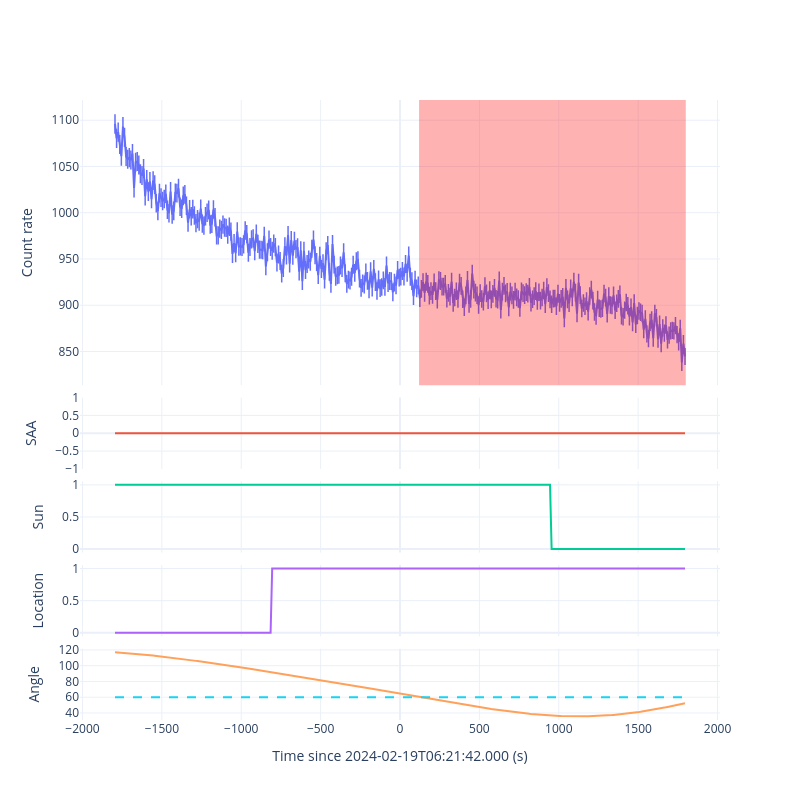
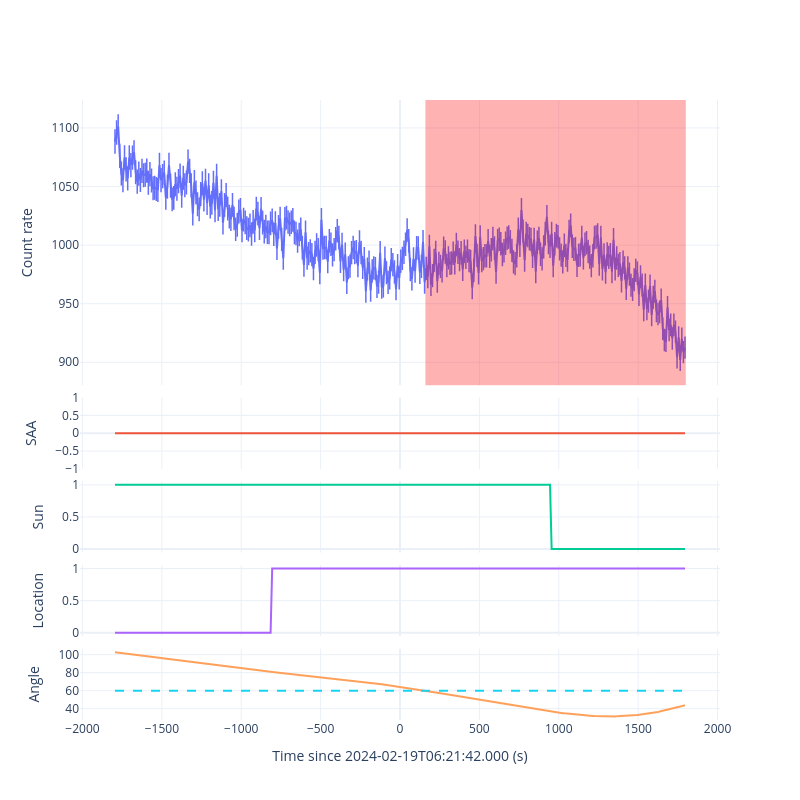
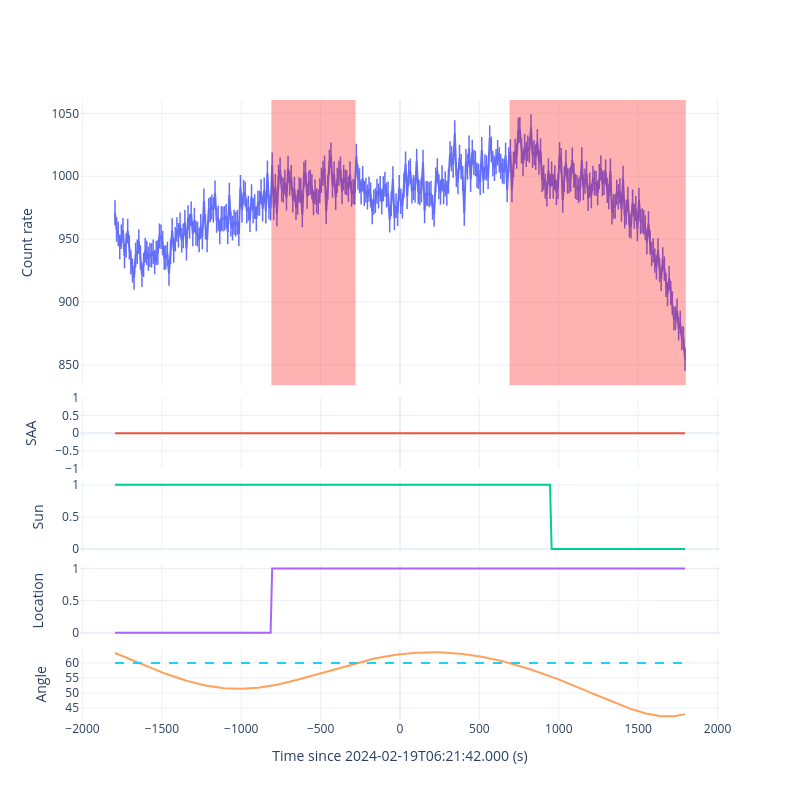
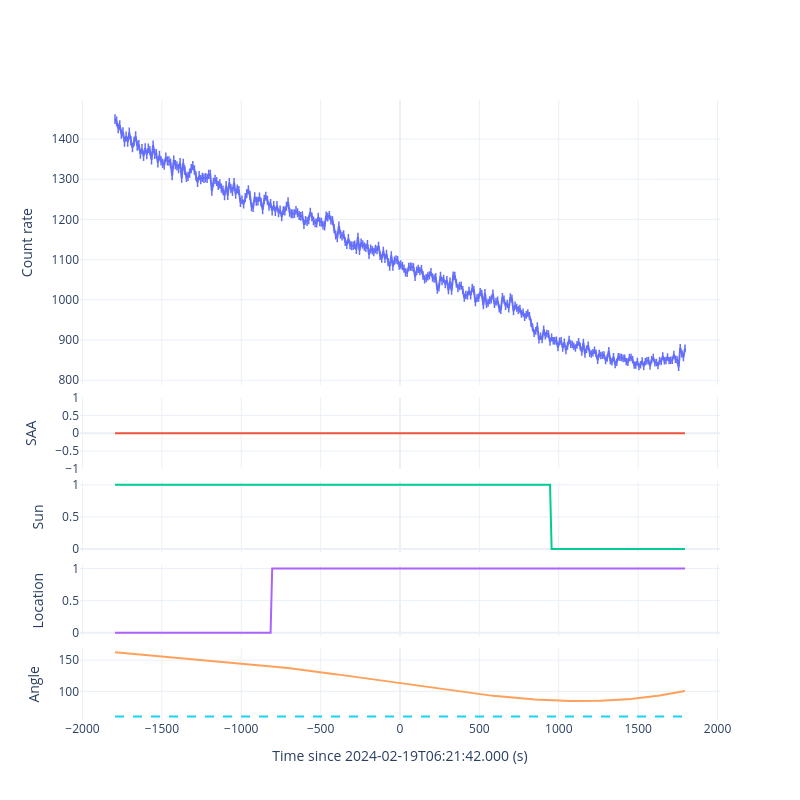

The notebook cell saved with these charts, in order:
### Code cell
gbm_goback_geo = gbmGeometry(file=gbm_goback_rtv.rtv_res['poshist'])

for det in ['n0', 'n1', 'n2', 'n3', 'n4', 'n5', 'n6', 'n7', 'n8', 'n9', 'na', 'nb']:
    gbm_tte = gbmTTE(gbm_rtv.rtv_res['tte'][det])
    gbm_tte.timezero = fermi_met
    gbm_tte.filter_time([-1800, 1800])
    if det[0] == 'n': 
        gbm_tte.filter_energy([8, 900])
    else: 
        gbm_tte.filter_energy([300, 38000])
    gbm_tte.lc_binsize = 10

    gbm_saa = gbm_goback_geo.get_saa_passage(met=gbm_tte.lc_time+fermi_goback_met)
    gbm_sun = gbm_goback_geo.get_sun_visible(met=gbm_tte.lc_time+fermi_goback_met)
    gbm_loc = gbm_goback_geo.get_location_visible(ra=80.016, dec=25.541, met=gbm_tte.lc_time+fermi_goback_met)
    gbm_ang = gbm_goback_geo.get_detector_angle(ra=80.016, dec=25.541, det=det, met=gbm_tte.lc_time+fermi_goback_met)

    roi_list = []
    for i in range(len(gbm_tte.lc_time)):
        if not gbm_saa[i] and gbm_loc[i] and gbm_ang[i] < 60:
            roi_list.append(gbm_tte.lc_bin_list[i])
    roi_list = union(roi_list)
    
    print(format_message(f'extract light curve for {det}'))
    
    fig = make_subplots(
        rows=5, cols=1,
        row_heights=[0.8, 0.2, 0.2, 0.2, 0.2], 
        shared_xaxes=True,
        horizontal_spacing=0,
        vertical_spacing=0.02)
    
    lc = go.Scatter(x=gbm_tte.lc_time, 
                    y=gbm_tte.lc_src_rate, 
                    mode='lines+markers', 
                    name='lightcurve', 
                    showlegend=False, 
                    error_y=dict(
                        type='data',
                        array=gbm_tte.lc_src_rate_err,
                        thickness=1.5,
                        width=0), 
                    marker=dict(symbol='cross-thin', size=0))
    fig.add_trace(lc, row=1, col=1)
    
    for roi in roi_list:
        fig.add_vrect(x0=roi[0], x1=roi[1], fillcolor='red', opacity=0.3, line_width=0, row=1, col=1)
    
    saa = go.Scatter(x=gbm_tte.lc_time, 
                     y=gbm_saa.astype(int), 
                     mode='lines', 
                     name='SAA passage', 
                     showlegend=False)
    fig.add_trace(saa, row=2, col=1)
    
    sun = go.Scatter(x=gbm_tte.lc_time, 
                     y=gbm_sun.astype(int), 
                     mode='lines', 
                     name='sun visible', 
                     showlegend=False)
    fig.add_trace(sun, row=3, col=1)
    
    loc = go.Scatter(x=gbm_tte.lc_time, 
                     y=gbm_loc.astype(int), 
                     mode='lines', 
                     name='location visible', 
                     showlegend=False)
    fig.add_trace(loc, row=4, col=1)
    
    ang = go.Scatter(x=gbm_tte.lc_time, 
                     y=gbm_ang, 
                     mode='lines', 
                     name='detector angle', 
                     showlegend=False)
    a60 = go.Scatter(x=gbm_tte.lc_time, 
                     y=[60]*len(gbm_tte.lc_time), 
                     mode='lines', 
                     showlegend=False, 
                     line=dict(width=2, dash='dash'))
    fig.add_trace(ang, row=5, col=1)
    fig.add_trace(a60, row=5, col=1)
    
    fig.update_xaxes(title_text=f'Time since {gbm_tte.timezero_utc} (s)', row=5, col=1)
    fig.update_yaxes(title_text=f'Count rate', row=1, col=1)
    fig.update_yaxes(title_text=f'SAA', row=2, col=1)
    fig.update_yaxes(title_text=f'Sun', row=3, col=1)
    fig.update_yaxes(title_text=f'Location', row=4, col=1)
    fig.update_yaxes(title_text=f'Angle', row=5, col=1)
    fig.update_layout(template='plotly_white', height=800, width=800)
    fig.update_layout(legend=dict(x=1, y=1, xanchor='right', yanchor='bottom'))
    
    fig.show()

### Figure 1 — Plotly figure (JSON) as saved in the notebook; plotly's stock layout.template omitted (floating-point values rounded to 4 significant figures; data arrays with more than 128 entries replaced by an {"elided": "..."} marker saying what was removed)
{"data": [{"error_y": {"array": {"elided": "360 float values"}, "thickness": 1.5, "type": "data", "width": 0}, "marker": {"size": 0, "symbol": "cross-thin"}, "mode": "lines+markers", "name": "lightcurve", "showlegend": false, "type": "scatter", "x": {"elided": "360 float values"}, "xaxis": "x", "y": {"elided": "360 float values"}, "yaxis": "y"}, {"mode": "lines", "name": "SAA passage", "showlegend": false, "type": "scatter", "x": {"elided": "360 float values"}, "xaxis": "x2", "y": {"elided": "360 int values"}, "yaxis": "y2"}, {"mode": "lines", "name": "sun visible", "showlegend": false, "type": "scatter", "x": {"elided": "360 float values"}, "xaxis": "x3", "y": {"elided": "360 int values"}, "yaxis": "y3"}, {"mode": "lines", "name": "location visible", "showlegend": false, "type": "scatter", "x": {"elided": "360 float values"}, "xaxis": "x4", "y": {"elided": "360 int values"}, "yaxis": "y4"}, {"mode": "lines", "name": "detector angle", "showlegend": false, "type": "scatter", "x": {"elided": "360 float values"}, "xaxis": "x5", "y": {"elided": "360 float values"}, "yaxis": "y5"}, {"line": {"dash": "dash", "width": 2}, "mode": "lines", "showlegend": false, "type": "scatter", "x": {"elided": "360 float values"}, "xaxis": "x5", "y": {"elided": "360 int values"}, "yaxis": "y5"}], "layout": {"height": 800, "legend": {"x": 1, "xanchor": "right", "y": 1, "yanchor": "bottom"}, "shapes": [{"fillcolor": "red", "line": {"width": 0}, "opacity": 0.3, "type": "rect", "x0": 120, "x1": 1800, "xref": "x", "y0": 0, "y1": 1, "yref": "y domain"}], "width": 800, "xaxis": {"anchor": "y", "domain": [0, 1], "matches": "x5", "showticklabels": false}, "xaxis2": {"anchor": "y2", "domain": [0, 1], "matches": "x5", "showticklabels": false}, "xaxis3": {"anchor": "y3", "domain": [0, 1], "matches": "x5", "showticklabels": false}, "xaxis4": {"anchor": "y4", "domain": [0, 1], "matches": "x5", "showticklabels": false}, "xaxis5": {"anchor": "y5", "domain": [0, 1], "title": {"text": "Time since 2024-02-19T06:21:42.000 (s)"}}, "yaxis": {"anchor": "x", "domain": [0.54, 1], "title": {"text": "Count rate"}}, "yaxis2": {"anchor": "x2", "domain": [0.405, 0.52], "title": {"text": "SAA"}}, "yaxis3": {"anchor": "x3", "domain": [0.27, 0.385], "title": {"text": "Sun"}}, "yaxis4": {"anchor": "x4", "domain": [0.135, 0.25], "title": {"text": "Location"}}, "yaxis5": {"anchor": "x5", "domain": [0, 0.115], "title": {"text": "Angle"}}}}

### Figure 2 — Plotly figure (JSON) as saved in the notebook; plotly's stock layout.template omitted (floating-point values rounded to 4 significant figures; data arrays with more than 128 entries replaced by an {"elided": "..."} marker saying what was removed)
{"data": [{"error_y": {"array": {"elided": "360 float values"}, "thickness": 1.5, "type": "data", "width": 0}, "marker": {"size": 0, "symbol": "cross-thin"}, "mode": "lines+markers", "name": "lightcurve", "showlegend": false, "type": "scatter", "x": {"elided": "360 float values"}, "xaxis": "x", "y": {"elided": "360 float values"}, "yaxis": "y"}, {"mode": "lines", "name": "SAA passage", "showlegend": false, "type": "scatter", "x": {"elided": "360 float values"}, "xaxis": "x2", "y": {"elided": "360 int values"}, "yaxis": "y2"}, {"mode": "lines", "name": "sun visible", "showlegend": false, "type": "scatter", "x": {"elided": "360 float values"}, "xaxis": "x3", "y": {"elided": "360 int values"}, "yaxis": "y3"}, {"mode": "lines", "name": "location visible", "showlegend": false, "type": "scatter", "x": {"elided": "360 float values"}, "xaxis": "x4", "y": {"elided": "360 int values"}, "yaxis": "y4"}, {"mode": "lines", "name": "detector angle", "showlegend": false, "type": "scatter", "x": {"elided": "360 float values"}, "xaxis": "x5", "y": {"elided": "360 float values"}, "yaxis": "y5"}, {"line": {"dash": "dash", "width": 2}, "mode": "lines", "showlegend": false, "type": "scatter", "x": {"elided": "360 float values"}, "xaxis": "x5", "y": {"elided": "360 int values"}, "yaxis": "y5"}], "layout": {"height": 800, "legend": {"x": 1, "xanchor": "right", "y": 1, "yanchor": "bottom"}, "shapes": [{"fillcolor": "red", "line": {"width": 0}, "opacity": 0.3, "type": "rect", "x0": 160, "x1": 1800, "xref": "x", "y0": 0, "y1": 1, "yref": "y domain"}], "width": 800, "xaxis": {"anchor": "y", "domain": [0, 1], "matches": "x5", "showticklabels": false}, "xaxis2": {"anchor": "y2", "domain": [0, 1], "matches": "x5", "showticklabels": false}, "xaxis3": {"anchor": "y3", "domain": [0, 1], "matches": "x5", "showticklabels": false}, "xaxis4": {"anchor": "y4", "domain": [0, 1], "matches": "x5", "showticklabels": false}, "xaxis5": {"anchor": "y5", "domain": [0, 1], "title": {"text": "Time since 2024-02-19T06:21:42.000 (s)"}}, "yaxis": {"anchor": "x", "domain": [0.54, 1], "title": {"text": "Count rate"}}, "yaxis2": {"anchor": "x2", "domain": [0.405, 0.52], "title": {"text": "SAA"}}, "yaxis3": {"anchor": "x3", "domain": [0.27, 0.385], "title": {"text": "Sun"}}, "yaxis4": {"anchor": "x4", "domain": [0.135, 0.25], "title": {"text": "Location"}}, "yaxis5": {"anchor": "x5", "domain": [0, 0.115], "title": {"text": "Angle"}}}}

### Figure 3 — Plotly figure (JSON) as saved in the notebook; plotly's stock layout.template omitted (floating-point values rounded to 4 significant figures; data arrays with more than 128 entries replaced by an {"elided": "..."} marker saying what was removed)
{"data": [{"error_y": {"array": {"elided": "360 float values"}, "thickness": 1.5, "type": "data", "width": 0}, "marker": {"size": 0, "symbol": "cross-thin"}, "mode": "lines+markers", "name": "lightcurve", "showlegend": false, "type": "scatter", "x": {"elided": "360 float values"}, "xaxis": "x", "y": {"elided": "360 float values"}, "yaxis": "y"}, {"mode": "lines", "name": "SAA passage", "showlegend": false, "type": "scatter", "x": {"elided": "360 float values"}, "xaxis": "x2", "y": {"elided": "360 int values"}, "yaxis": "y2"}, {"mode": "lines", "name": "sun visible", "showlegend": false, "type": "scatter", "x": {"elided": "360 float values"}, "xaxis": "x3", "y": {"elided": "360 int values"}, "yaxis": "y3"}, {"mode": "lines", "name": "location visible", "showlegend": false, "type": "scatter", "x": {"elided": "360 float values"}, "xaxis": "x4", "y": {"elided": "360 int values"}, "yaxis": "y4"}, {"mode": "lines", "name": "detector angle", "showlegend": false, "type": "scatter", "x": {"elided": "360 float values"}, "xaxis": "x5", "y": {"elided": "360 float values"}, "yaxis": "y5"}, {"line": {"dash": "dash", "width": 2}, "mode": "lines", "showlegend": false, "type": "scatter", "x": {"elided": "360 float values"}, "xaxis": "x5", "y": {"elided": "360 int values"}, "yaxis": "y5"}], "layout": {"height": 800, "legend": {"x": 1, "xanchor": "right", "y": 1, "yanchor": "bottom"}, "shapes": [{"fillcolor": "red", "line": {"width": 0}, "opacity": 0.3, "type": "rect", "x0": -810, "x1": -280, "xref": "x", "y0": 0, "y1": 1, "yref": "y domain"}, {"fillcolor": "red", "line": {"width": 0}, "opacity": 0.3, "type": "rect", "x0": 690, "x1": 1800, "xref": "x", "y0": 0, "y1": 1, "yref": "y domain"}], "width": 800, "xaxis": {"anchor": "y", "domain": [0, 1], "matches": "x5", "showticklabels": false}, "xaxis2": {"anchor": "y2", "domain": [0, 1], "matches": "x5", "showticklabels": false}, "xaxis3": {"anchor": "y3", "domain": [0, 1], "matches": "x5", "showticklabels": false}, "xaxis4": {"anchor": "y4", "domain": [0, 1], "matches": "x5", "showticklabels": false}, "xaxis5": {"anchor": "y5", "domain": [0, 1], "title": {"text": "Time since 2024-02-19T06:21:42.000 (s)"}}, "yaxis": {"anchor": "x", "domain": [0.54, 1], "title": {"text": "Count rate"}}, "yaxis2": {"anchor": "x2", "domain": [0.405, 0.52], "title": {"text": "SAA"}}, "yaxis3": {"anchor": "x3", "domain": [0.27, 0.385], "title": {"text": "Sun"}}, "yaxis4": {"anchor": "x4", "domain": [0.135, 0.25], "title": {"text": "Location"}}, "yaxis5": {"anchor": "x5", "domain": [0, 0.115], "title": {"text": "Angle"}}}}

### Figure 4 — Plotly figure (JSON) as saved in the notebook; plotly's stock layout.template omitted (floating-point values rounded to 4 significant figures; data arrays with more than 128 entries replaced by an {"elided": "..."} marker saying what was removed)
{"data": [{"error_y": {"array": {"elided": "360 float values"}, "thickness": 1.5, "type": "data", "width": 0}, "marker": {"size": 0, "symbol": "cross-thin"}, "mode": "lines+markers", "name": "lightcurve", "showlegend": false, "type": "scatter", "x": {"elided": "360 float values"}, "xaxis": "x", "y": {"elided": "360 float values"}, "yaxis": "y"}, {"mode": "lines", "name": "SAA passage", "showlegend": false, "type": "scatter", "x": {"elided": "360 float values"}, "xaxis": "x2", "y": {"elided": "360 int values"}, "yaxis": "y2"}, {"mode": "lines", "name": "sun visible", "showlegend": false, "type": "scatter", "x": {"elided": "360 float values"}, "xaxis": "x3", "y": {"elided": "360 int values"}, "yaxis": "y3"}, {"mode": "lines", "name": "location visible", "showlegend": false, "type": "scatter", "x": {"elided": "360 float values"}, "xaxis": "x4", "y": {"elided": "360 int values"}, "yaxis": "y4"}, {"mode": "lines", "name": "detector angle", "showlegend": false, "type": "scatter", "x": {"elided": "360 float values"}, "xaxis": "x5", "y": {"elided": "360 float values"}, "yaxis": "y5"}, {"line": {"dash": "dash", "width": 2}, "mode": "lines", "showlegend": false, "type": "scatter", "x": {"elided": "360 float values"}, "xaxis": "x5", "y": {"elided": "360 int values"}, "yaxis": "y5"}], "layout": {"height": 800, "legend": {"x": 1, "xanchor": "right", "y": 1, "yanchor": "bottom"}, "width": 800, "xaxis": {"anchor": "y", "domain": [0, 1], "matches": "x5", "showticklabels": false}, "xaxis2": {"anchor": "y2", "domain": [0, 1], "matches": "x5", "showticklabels": false}, "xaxis3": {"anchor": "y3", "domain": [0, 1], "matches": "x5", "showticklabels": false}, "xaxis4": {"anchor": "y4", "domain": [0, 1], "matches": "x5", "showticklabels": false}, "xaxis5": {"anchor": "y5", "domain": [0, 1], "title": {"text": "Time since 2024-02-19T06:21:42.000 (s)"}}, "yaxis": {"anchor": "x", "domain": [0.54, 1], "title": {"text": "Count rate"}}, "yaxis2": {"anchor": "x2", "domain": [0.405, 0.52], "title": {"text": "SAA"}}, "yaxis3": {"anchor": "x3", "domain": [0.27, 0.385], "title": {"text": "Sun"}}, "yaxis4": {"anchor": "x4", "domain": [0.135, 0.25], "title": {"text": "Location"}}, "yaxis5": {"anchor": "x5", "domain": [0, 0.115], "title": {"text": "Angle"}}}}
